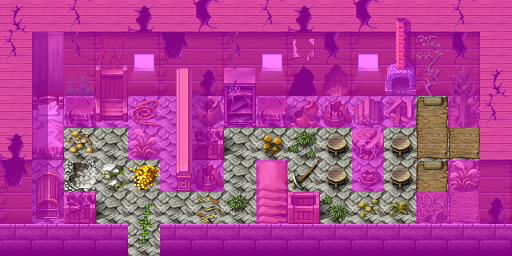

This game map was drawn from its Tiled (.tmx) file and the tilesets committed beside it. A one-line description and the trimmed map source follow:
An orthogonal 16x8 tile map with 32x32 px tiles, 4 tile layers (Ground, Objects, Above, Walkable), 21 tilesets and 6 objects (5x spawn, mapchange).

<map version="1.0" orientation="orthogonal" width="16" height="8" tilewidth="32" tileheight="32">
    <tileset firstgid="1" name="map_10" tilewidth="32" tileheight="32">
        <image source="../drawable/map_10.png" width="256" height="256" />
    </tileset>
    <tileset firstgid="65" name="map_38" tilewidth="32" tileheight="32">
        <image source="../drawable/map_38.png" width="256" height="256" />
    </tileset>
    <tileset firstgid="129" name="map_25" tilewidth="32" tileheight="32">
        <image source="../drawable/map_25.png" width="256" height="256" />
    </tileset>
    <tileset firstgid="193" name="map_3" tilewidth="32" tileheight="32">
        <image source="../drawable/map_3.png" width="256" height="256" />
    </tileset>
    <tileset firstgid="257" name="map_2" tilewidth="32" tileheight="32">
        <image source="../drawable/map_2.png" width="256" height="256" />
    </tileset>
    <tileset firstgid="321" name="map_1" tilewidth="32" tileheight="32">
        <image source="../drawable/map_1.png" width="256" height="256" />
    </tileset>
    <tileset firstgid="385" name="map_29" tilewidth="32" tileheight="32">
        <image source="../drawable/map_29.png" width="256" height="256" />
    </tileset>
    <tileset firstgid="449" name="map_14" tilewidth="32" tileheight="32">
        <image source="../drawable/map_14.png" width="256" height="256" />
    </tileset>
    <tileset firstgid="513" name="map_9" tilewidth="32" tileheight="32">
        <image source="../drawable/map_9.png" width="256" height="256" />
    </tileset>
    <tileset firstgid="577" name="map_0" tilewidth="32" tileheight="32">
        <image source="../drawable/map_0.png" width="256" height="256" />
    </tileset>
    <tileset firstgid="641" name="map_5" tilewidth="32" tileheight="32">
        <image source="../drawable/map_5.png" width="256" height="256" />
    </tileset>
    <tileset firstgid="705" name="map_7" tilewidth="32" tileheight="32">
        <image source="../drawable/map_7.png" width="256" height="256" />
    </tileset>
    <tileset firstgid="769" name="map_16" tilewidth="32" tileheight="32">
        <image source="../drawable/map_16.png" width="256" height="256" />
    </tileset>
    <tileset firstgid="833" name="map_19" tilewidth="32" tileheight="32">
        <image source="../drawable/map_19.png" width="256" height="256" />
    </tileset>
    <tileset firstgid="897" name="map_12" tilewidth="32" tileheight="32">
        <image source="../drawable/map_12.png" width="256" height="256" />
    </tileset>
    <tileset firstgid="961" name="map_8" tilewidth="32" tileheight="32">
        <image source="../drawable/map_8.png" width="256" height="256" />
    </tileset>
    <tileset firstgid="1025" name="map_4" tilewidth="32" tileheight="32">
        <image source="../drawable/map_4.png" width="256" height="256" />
    </tileset>
    <tileset firstgid="1089" name="map_11" tilewidth="32" tileheight="32">
        <image source="../drawable/map_11.png" width="256" height="256" />
    </tileset>
    <tileset firstgid="1153" name="map_18" tilewidth="32" tileheight="32">
        <image source="../drawable/map_18.png" width="256" height="256" />
    </tileset>
    <tileset firstgid="1217" name="map_6" tilewidth="32" tileheight="32">
        <image source="../drawable/map_6.png" width="256" height="256" />
    </tileset>
    <tileset firstgid="1281" name="map_17" tilewidth="32" tileheight="32">
        <image source="../drawable/map_17.png" width="256" height="256" />
    </tileset>
    <layer name="Ground" width="16" height="8">
        <data>[128 cells, 128 non-empty, 7 distinct tile ids]</data>
    </layer>
    <layer name="Objects" width="16" height="8">
        <data>[128 cells, 96 non-empty, 63 distinct tile ids]</data>
    </layer>
    <layer name="Above" width="16" height="8">
        <data>[128 cells, 16 non-empty, 8 distinct tile ids]</data>
    </layer>
    <layer name="Walkable" width="16" height="8">
        <data>[128 cells, 101 non-empty, 1 distinct tile ids]</data>
    </layer>
    <objectgroup name="Mapevents">
        <object name="south" type="mapchange" x="128" y="224" width="32" height="32">
            <properties>
                <property name="map" value="waytolostmine3" />
                <property name="place" value="minerhouse8" />
            </properties>
        </object>
    </objectgroup>
    <objectgroup name="Spawn">
        <object name="charwdg3" type="spawn" x="64" y="128" width="96" height="64">
            <properties>
                <property name="spawngroup" value="charwdg3" />
            </properties>
        </object>
        <object name="charwdg1" type="spawn" x="224" y="160" width="32" height="32">
            <properties>
                <property name="spawngroup" value="charwdg1" />
            </properties>
        </object>
        <object name="charwdg2" type="spawn" x="288" y="128" width="64" height="64">
            <properties>
                <property name="spawngroup" value="charwdg2" />
            </properties>
        </object>
        <object name="charwdg3_1" type="spawn" x="384" y="96" width="96" height="128">
            <properties>
                <property name="quantity" value="2" />
                <property name="spawngroup" value="charwdg3" />
            </properties>
        </object>
        <object name="charwdg1_1" type="spawn" x="192" y="192" width="32" height="32">
            <properties>
                <property name="spawngroup" value="charwdg1" />
            </properties>
        </object>
    </objectgroup>
    <objectgroup name="Keys" />
</map>
